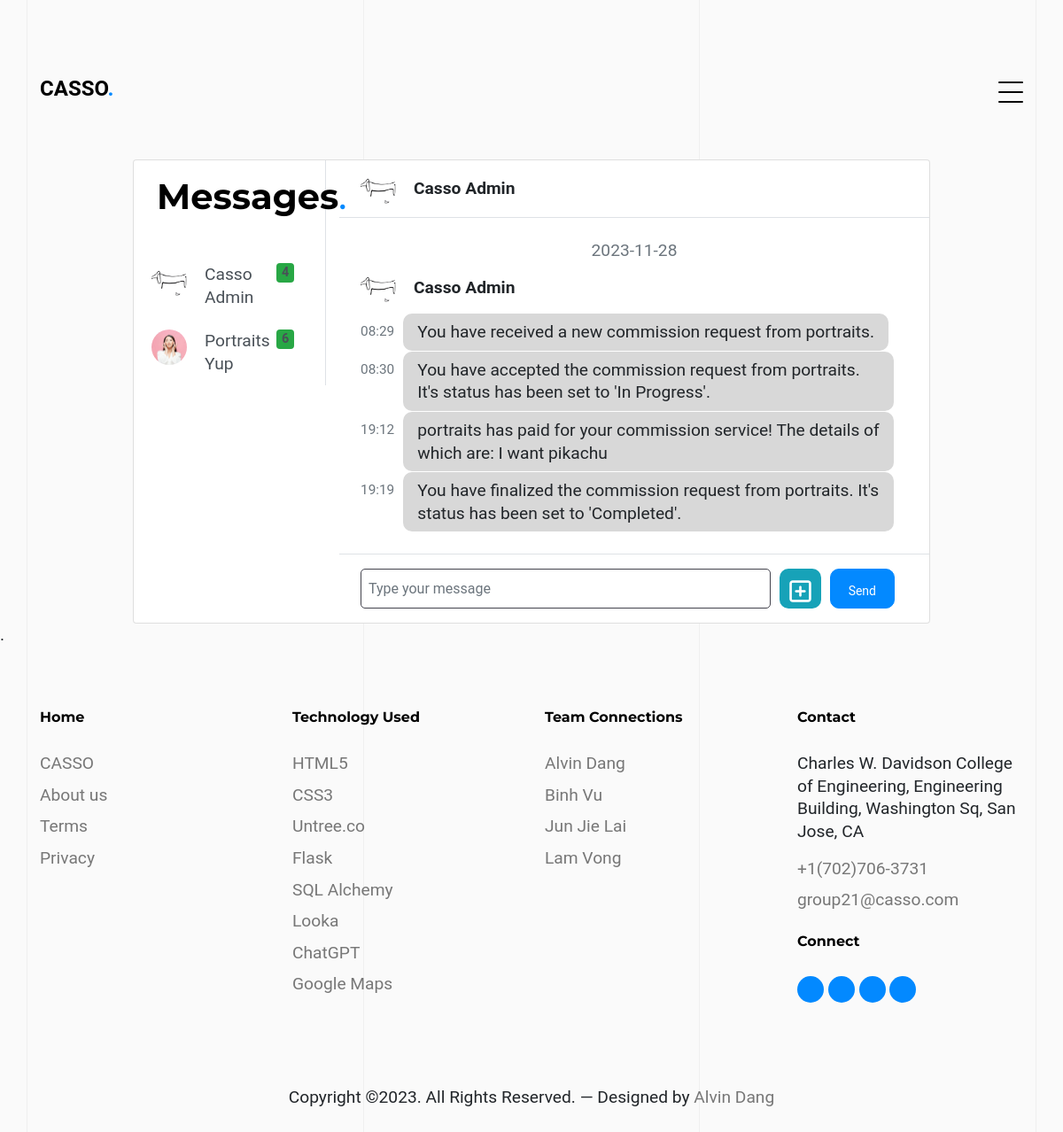
The app's page /chat (signed in) with its own data.
### app/models.py (models this page shows, shortened)
class ChatSession(db.Model):
    id = db.Column(db.Integer, primary_key=True)
    user1_id = db.Column(db.Integer, db.ForeignKey('user.id'), nullable=False)
    user2_id = db.Column(db.Integer, db.ForeignKey('user.id'), nullable=False)
    created_at = db.Column(db.TIMESTAMP, default=db.func.current_timestamp())
    messages = db.relationship('Message', back_populates='chat_session', lazy='dynamic', cascade='all, delete-orphan')

class User(UserMixin, db.Model):
    id = db.Column(db.Integer, primary_key=True, autoincrement=True)
    full_name = db.Column(db.String(80), nullable=False)
    username = db.Column(db.String(80), unique=True, nullable=False)
    email = db.Column(EmailType, unique=True, nullable=False)
    password = db.Column(db.String(60), nullable=False)
    biography = db.Column(db.String(255))
    profile_picture = db.Column(db.String(255), default='default.jpg')
    def get(user_id):
        return User.query.get(int(user_id))
    posts = db.relationship('Post', backref='user', lazy=True, cascade='all, delete-orphan')
    commission_requests_sent = db.relationship('CommissionRequest',
        foreign_keys='CommissionRequest.sender_id',
        back_populates='sender',
        lazy='dynamic',
        cascade='all, delete-orphan')
    commission_requests_received = db.relationship('CommissionRequest',
        foreign_keys='CommissionRequest.receiver_id',
        back_populates='receiver',
        lazy='dynamic',
        cascade='all, delete-orphan')
    payments_sent = db.relationship('Payment',
        foreign_keys='Payment.payer_id',
        back_populates='payer',
        lazy='dynamic',
        cascade='all, delete-orphan')
    payments_received = db.relationship('Payment',
        foreign_keys='Payment.payee_id',
        back_populates='payee',
        lazy='dynamic',
        cascade='all, delete-orphan')
    messages_sent = db.relationship('Message',
        foreign_keys='Message.sender_id',
        backref='sent_messages',
        lazy='dynamic',
        overlaps="sent_messages",
        cascade='all, delete-orphan')
    messages_received = db.relationship('Message',
        foreign_keys='Message.receiver_id',
        backref='received_messages',
        lazy='dynamic',
        overlaps="received_messages",
        cascade='all, delete-orphan')
    chat_sessions_as_user1 = db.relationship('ChatSession',
        foreign_keys='ChatSession.user1_id',
        backref='user1',
        lazy='dynamic',
        cascade='all, delete-orphan')
    chat_sessions_as_user2 = db.relationship('ChatSession',
        foreign_keys='ChatSession.user2_id',
        backref='user2',
        lazy='dynamic',
        cascade='all, delete-orphan')
    followers = db.relationship('Follow', foreign_keys='Follow.followed_id',
        backref='followed',
        lazy='dynamic',
        cascade='all, delete-orphan')
    following = db.relationship('Follow', foreign_keys='Follow.follower_id',
        backref='follower',
        lazy='dynamic',
        cascade='all, delete-orphan')

class Message(db.Model):
    id = db.Column(db.Integer, primary_key=True)
    sender_id = db.Column(db.Integer, db.ForeignKey('user.id'), nullable=False)
    receiver_id = db.Column(db.Integer, db.ForeignKey('user.id'), nullable=False)
    content = db.Column(db.String(255), nullable=False)
    file_path = db.Column(db.String(255))
    created_at = db.Column(db.TIMESTAMP, default=db.func.current_timestamp())
    chat_session_id = db.Column(db.Integer, db.ForeignKey('chat_session.id'))
    sender = db.relationship('User', foreign_keys=[sender_id], backref='sent_messages', overlaps="sent_messages")
    receiver = db.relationship('User', foreign_keys=[receiver_id], backref='received_messages', overlaps="sent_messages")
    chat_session_id = db.Column(db.Integer, db.ForeignKey('chat_session.id'))
    chat_session = db.relationship('ChatSession', back_populates='messages')

### app/routes.py (the view)
@bp.route('/chat')
@login_required
def default_chat():
    user_chat_sessions = ChatSession.query.filter(
        (ChatSession.user1_id == current_user.id) | (ChatSession.user2_id == current_user.id)
    ).all()
    admin_chat_session = None
    if current_user.username != 'Casso Admin':
        adminUser = User.query.filter_by(username='Casso Admin').first()
        admin_chat_session = ChatSession.query.filter(
            ((ChatSession.user1_id == current_user.id) & (ChatSession.user2_id == adminUser.id)) |
            ((ChatSession.user1_id == adminUser.id) & (ChatSession.user2_id == current_user.id))
        ).first()
        if not admin_chat_session:
            admin_chat_session = ChatSession(user1_id=current_user.id, user2_id=adminUser.id)
            db.session.add(admin_chat_session)
            db.session.commit()
        messages = admin_chat_session.messages.order_by(Message.created_at.asc()).all()
    else:
        messages = None
    return render_template('chat.html', user_chat_sessions=user_chat_sessions, current_chat_session=admin_chat_session, messages=messages)

### templates/chat.html (shortened to what this page needs)
{% extends "base.html" %}
{% block content %}
<link rel="stylesheet" href="{{ url_for('static', filename='css/chat.css') }}">
<div class="untree_co-section pb-0">
    <div class="msg-container p-0">
		<div class="card" style="height: 100%;">
			<div class="row g-0" style="height: 100%;">
				<div class="col-12 col-lg-5 col-xl-3 border-right" style="height: 100%;">
					<div style="margin-left: 20px; margin-top: 10px; padding-left: 5px; border: 1px solid white;">
					<h1 class="heading gsap-reveal-hero mb-3"><span class="reveal-wrap"><span class="reveal-content" style="transform: matrix(1, 0, 0, 1, 0, 0);"><strong>Messages</strong><span class="text-primary">.</span></span></span></h1>
					</div>
					<div class="chat-users p-0">
						{% if user_chat_sessions %}
							{% for chat_session in user_chat_sessions %}
								<a href="{{ url_for('main.chat_session', chat_session_id=chat_session.id) }}" class="list-group-item list-group-item-action border-0">
									<div class="badge bg-success float-right">{{ chat_session.messages.count() }}</div>
									<div class="d-flex align-items-start">
										{% if chat_session.user1.id == current_user.id %}
											<img src="{{ url_for('static', filename='images/userPhotos/' + chat_session.user2.profile_picture) }}" class="rounded-circle mr-1" alt="{{ chat_session.user2.full_name }}" width="40" height="40">
											<div class="flex-grow-1 ml-3">
												{{ chat_session.user2.full_name }}
											</div>
										{% else %}
											<img src="{{ url_for('static', filename='images/userPhotos/' + chat_session.user1.profile_picture) }}" class="rounded-circle mr-1" alt="{{ chat_session.user1.full_name }}" width="40" height="40">
											<div class="flex-grow-1 ml-3">
												{{ chat_session.user1.full_name }}
											</div>
										{% endif %}
									</div>
								</a>
							{% endfor %}
						{% endif %}
					</div>
				</div>
				<div class="col-12 col-lg-7 col-xl-9" style="height: 100%;">
					<div class="py-2 px-4 border-bottom d-none d-lg-block">
						{% if current_chat_session %}
							<div class="d-flex align-items-center py-1">
								{% if current_chat_session.user1.id == current_user.id %}
									<div class="position-relative">
										<a href="{{ url_for('main.user', user_id=current_user.id) }}">
											<img src="{{ url_for('static', filename='images/userPhotos/' + current_chat_session.user2.profile_picture) }}"
												class="rounded-circle mr-1" alt="{{ current_chat_session.user2.full_name }}"
												width="40" height="40">
										</a>
									</div>
									<div class="flex-grow-1 pl-3">
										<strong>{{ current_chat_session.user2.full_name }}</strong>
									</div>
								{% endif %}
							</div>
						{% else %}
							<div class="flex-grow-1 pl-3">
								<strong>No current chat session to display.</strong>
								<div class="text-muted small"><em>Start a chat with another user to display!</em></div>
							</div>
						{% endif %}
					</div>
					<div class="position-relative" style="height: 80%;">
						<div id="chat-messages" class="chat-messages p-4" style="height: 100%;">
							{% if messages %}
								{% set ns = namespace(current_date=None, current_profile_picture=None, current_messenger=None) %}
								{% for message in messages %}
									{% if ns.current_date != message.created_at.strftime('%Y-%m-%d') %}
										<div class="text-muted text-center mb-2">
											{{ message.created_at.strftime('%Y-%m-%d') }}
										</div>
										{% set ns.current_date = message.created_at.strftime('%Y-%m-%d') %}
									{% endif %}
									{% if ns.current_profile_picture != message.sender.profile_picture %}
										{% if message.sender_id == current_user.id %}
											<div class="chat-message-right pb-1">
												<a href="{{ url_for('main.user', user_id=current_user.id) }}">
													<img src="{{ url_for('static', filename='images/userPhotos/' + message.sender.profile_picture) }}"
													class="rounded-circle mr-1" alt="{{ message.sender.full_name }}"
													width="40" height="40">
												</a>
												<!--<img src="{{ url_for('static', filename='images/userPhotos/' + message.sender.profile_picture) }}"
													class="rounded-circle mr-1" alt="{{ message.sender.full_name }}"
													width="40" height="40">-->
												<div class="flex-shrink-1 rounded py-2 px-3 mr-3">
													<div class="font-weight-bold mb-1">You</div>
												</div>
											</div>
										{% else %}
											<div class="chat-message-left pb-1">
												<a href="{{ url_for('main.user', user_id=message.sender_id) }}">
													<img src="{{ url_for('static', filename='images/userPhotos/' + message.sender.profile_picture) }}"
													class="rounded-circle mr-1" alt="{{ message.sender.full_name }}"
													width="40" height="40">
												</a>
												<div class="flex-shrink-1 rounded py-2 px-3 mr-3">
													<div class="font-weight-bold mb-1">{{ message.sender.full_name }}</div>
												</div>
											</div>
										{% endif %}
										{% set ns.current_profile_picture = message.sender.profile_picture %}
										{% set ns.current_messenger = message.sender.full_name %}
									{% endif %}
									{% if message.sender_id == current_user.id %}
										<div class="chat-message-right">
											<div>
												<!--<img src="{{ url_for('static', filename='images/userPhotos/' + message.sender.profile_picture) }}"
													class="rounded-circle mr-1" alt="{{ message.sender.full_name }}"
													width="40" height="40">-->
												<div class="text-muted small text-nowrap mt-2">{{ message.created_at.strftime('%H:%M') }}</div>
											</div>
											<div class="flex-shrink-1 rounded py-2 px-3 mr-3" style="background-color: #1F8AFF !important; border-radius: 10px !important;">
												<span style="color: white;">{{ message.content }}</span>
												{% if message.file_path %}
													<br>
													<img src="{{ url_for('static', filename='images/userShareables/' + message.file_path) }}" alt="File" width="324" height="324">
													<br>
													<a href="{{ url_for('main.download_file', file_path=message.file_path) }}" download>
														<button id="download-button" type="submit" class="btn btn-accept" style="width: 324px; margin-top: 5px;">Download</button>
													</a>
												{% endif %}
											</div>
										</div>
									{% else %}
										<div class="chat-message-left">
											<div>
												<div class="text-muted small text-nowrap mt-2">{{ message.created_at.strftime('%H:%M') }}</div>
											</div>
											<div class="flex-shrink-1 rounded py-2 px-3 mr-3" style="background-color: #d8d8d8 !important; margin-left: 10px !important; border-radius: 10px !important;">
												{{ message.content }}
											</div>
										</div>
									{% endif %}
								{% endfor %}
							{% endif %}
						</div>
					</div>
					<div class="flex-grow-0 py-3 px-4 border-top" style="height: 100%;">
						{% if current_chat_session %}
							<form method="post" action="{{ url_for('main.chat_session', chat_session_id=current_chat_session.id) }}" enctype="multipart/form-data">
								<div class="input-group" style="width: 100%">
									<input id="message-input" type="text" class="form-control" name="message_input"
										placeholder="Type your message">
									<button id="attach-button" class="btn btn-info" type="button" style="padding-left: 10px;
										padding-right: 10px; margin-right: 10px;">
									</button>
									<button id="send-button" class="btn btn-primary" type="submit">Send</button>
								</div>
							</form>
						{% else %}
							<div class="input-group" style="width: 100%">
								No current chat session to send a message to.
							</div>
						{% endif %}
					</div>
				</div>
			</div>
		</div>
	</div>
</div>
{% endblock %}

### records on screen
ChatSession: messages.count "4", profile_picture (picture), user2.full_name "Casso Admin"
ChatSession: messages.count "6", profile_picture (picture), user1.full_name "Portraits Yup"
User: profile_picture (picture), user2.full_name "Casso Admin"
Message: created_at "2023-11-28", profile_picture (picture), sender.full_name "Casso Admin", created_at "08:29", content "You have received a new commission request from portraits."
Message: created_at "08:30", content "You have accepted the commission request from portraits. It's status has been set to 'In Progress'."
Message: created_at "19:12", content "portraits has paid for your commission service! The details of which are: I want pikachu"
Message: created_at "19:19", content "You have finalized the commission request from portraits. It's status has been set to 'Completed'."
